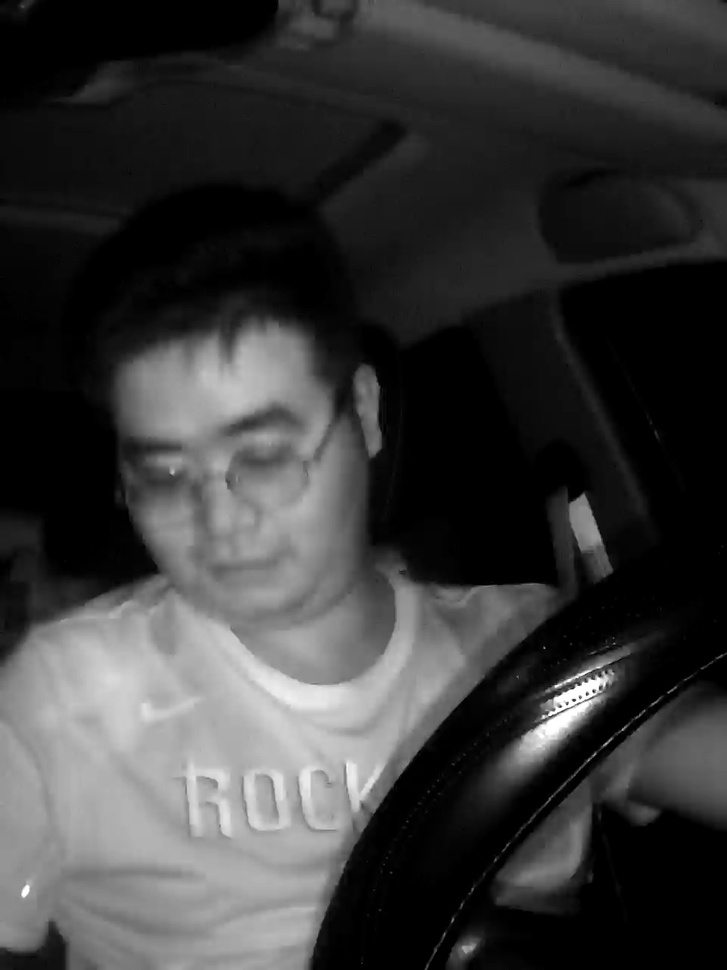
#> input picture dipa_final_work-main/resources/tuxiangchuli/data/frame1.jpg, 727 x 970 px, shrunk from 960 x 1280 before the run
$ jupyter execute tuxiangchuli.ipynb   (older library calls are emulated)
#> lines starting #> are read from the running program, lines starting #| are printed output that depends on the picture; after the words box and inside, x2 and y2 are one past the last pixel; in counts of white or black regions, pixels touching at a corner belong together
[cell 1]
import cv2
import numpy as np

# 读取图片
img = cv2.imread('./data/frame1.jpg')
#> img is the input picture: shape (970, 727, 3); min 0, max 255, mean 57.8

# 转换为灰度图像
gray = cv2.cvtColor(img, cv2.COLOR_BGR2GRAY)

# 图像增强 - 直方图均衡化
enhanced_gray = cv2.equalizeHist(gray)
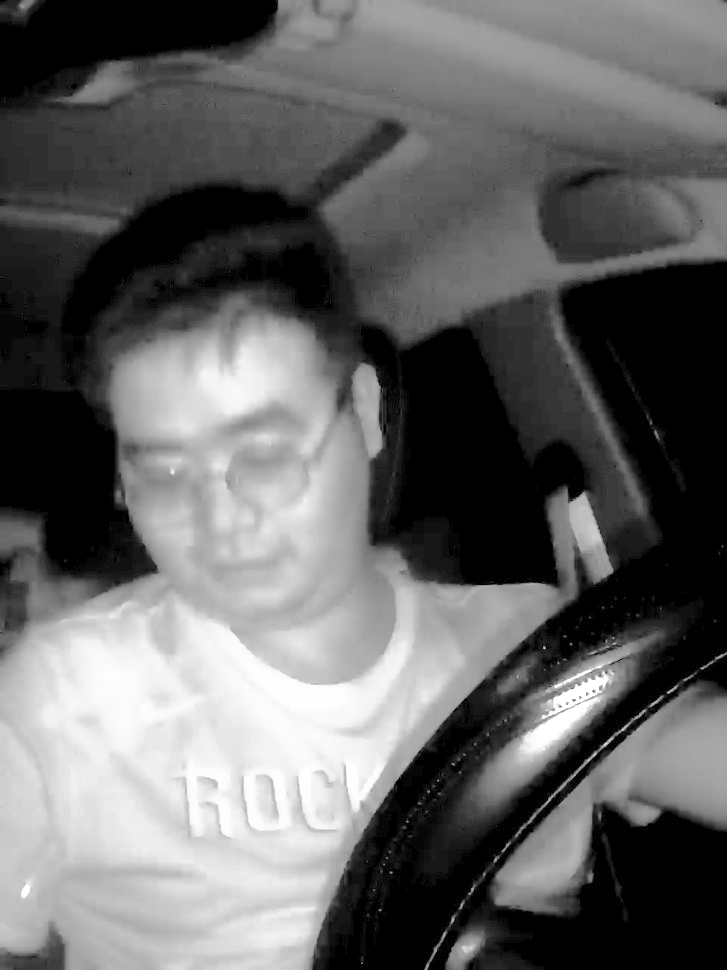
#> enhanced_gray: shape (970, 727); min 0, max 255, mean 100.6


# 自适应直方图均衡化
clahe = cv2.createCLAHE(clipLimit=2.0, tileGridSize=(8, 8))
clahe_gray = clahe.apply(gray)


# 显示处理后的图像
cv2.imshow('Original Image', img)
cv2.imshow('Enhanced Image', enhanced_gray)
cv2.imshow('clahe_gray Image', clahe_gray)


# 等待按键后关闭所有窗口
cv2.waitKey(0)
cv2.destroyAllWindows()

[cell 2]
#添加拉普拉斯提取边缘信息
import cv2
import numpy as np

# 读取图片
img = cv2.imread('./data/frame1.jpg')

# 转换为灰度图像
gray = cv2.cvtColor(img, cv2.COLOR_BGR2GRAY)

# 自适应直方图均衡化
clahe = cv2.createCLAHE(clipLimit=2.0, tileGridSize=(8, 8))
clahe_gray = clahe.apply(gray)

# 使用拉普拉斯算法增强边缘
laplacian = cv2.Laplacian(clahe_gray, cv2.CV_64F)
laplacian_abs = cv2.convertScaleAbs(laplacian)  # 转换为绝对值，并将结果转换回原来的数据类型

# 将拉普拉斯边缘增强结果与原图相加，增强边缘信息
enhanced_edges = cv2.add(clahe_gray, laplacian_abs)

# 显示处理后的图像
cv2.imshow('Original Image', img)
cv2.imshow('CLAHE Image', clahe_gray)
cv2.imshow('Laplacian Edges', laplacian_abs)
cv2.imshow('Enhanced Edges Image', enhanced_edges)

# 等待按键后关闭所有窗口
cv2.waitKey(0)
cv2.destroyAllWindows()

[cell 3]
import cv2
import numpy as np

# 读取图片
img = cv2.imread('./data/frame1.jpg')

# 转换为灰度图像
gray = cv2.cvtColor(img, cv2.COLOR_BGR2GRAY)

# 自适应直方图均衡化
clahe = cv2.createCLAHE(clipLimit=2.0, tileGridSize=(8, 8))
clahe_gray = clahe.apply(gray)

# 使用拉普拉斯算法增强边缘
# 提高拉普拉斯核的强度，例如使用更强的核
laplacian_kernel = np.array([[1, 1, 1],
                             [1, -8, 1],
                             [1, 1, 1]])
laplacian = cv2.filter2D(clahe_gray, cv2.CV_64F, laplacian_kernel)

# 标准化拉普拉斯结果
laplacian_norm = cv2.normalize(laplacian, None, alpha=0, beta=255, norm_type=cv2.NORM_MINMAX)

# 将标准化后的拉普拉斯结果转换为绝对值，确保所有值都是正的
laplacian_abs = cv2.convertScaleAbs(laplacian_norm)

# 增加增强效果，通过与原图融合增强边缘信息
alpha = 0.5  # alpha 控制原图的影响强度
enhanced_edges = cv2.addWeighted(clahe_gray, alpha, laplacian_abs, 1-alpha, 0)
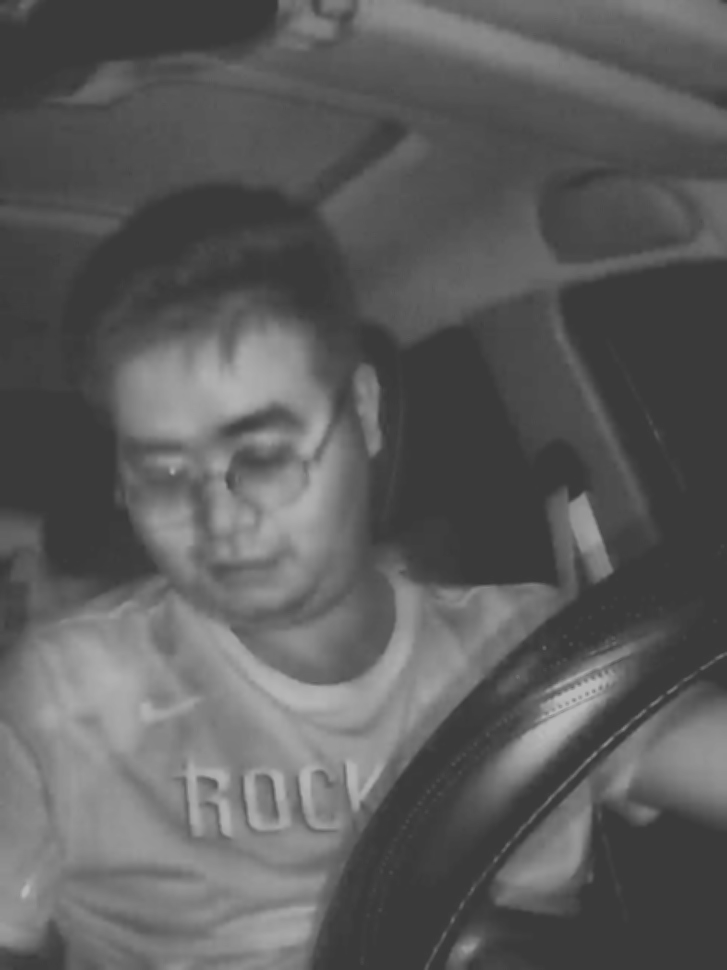
#> enhanced_edges: shape (970, 727); min 57, max 184, mean 92.5

# 显示处理后的图像
cv2.imshow('Original Image', img)
cv2.imshow('CLAHE Image', clahe_gray)
cv2.imshow('Laplacian Edges', laplacian_abs)
cv2.imshow('Enhanced Edges Image', enhanced_edges)

# 等待按键后关闭所有窗口
cv2.waitKey(0)
cv2.destroyAllWindows()

[cell 4]
import cv2
import numpy as np

# 读取图片
img = cv2.imread('./data/frame1.jpg')

# 转换为灰度图像
gray = cv2.cvtColor(img, cv2.COLOR_BGR2GRAY)

# 自适应直方图均衡化
clahe = cv2.createCLAHE(clipLimit=2.0, tileGridSize=(8, 8))
clahe_gray = clahe.apply(gray)

# 使用更大的拉普拉斯核进行边缘检测
# 更大的核会捕获更广泛的边缘，但也可能会更加模糊
ddepth = cv2.CV_16S  # 使用16位有符号数据类型，以免丢失边缘信息
kernel_size = 3  # 试验不同的核大小，以找到最佳效果
laplacian = cv2.Laplacian(clahe_gray, ddepth, ksize=kernel_size)
laplacian_abs = cv2.convertScaleAbs(laplacian)  # 转换为8位

# 将拉普拉斯边缘与原图叠加，强化边缘效果
# 调整alpha（叠加权重）来强化或减弱增强效果
alpha = 0.7  # alpha 值越大，边缘强化效果越明显
beta = 1 - alpha
enhanced_edges = cv2.addWeighted(clahe_gray, alpha, laplacian_abs, beta, 0)

# 显示处理后的图像
cv2.imshow('Original Image', img)
cv2.imshow('CLAHE Image', clahe_gray)
cv2.imshow('Laplacian Edges', laplacian_abs)
cv2.imshow('Enhanced Edges Image', enhanced_edges)

# 等待按键后关闭所有窗口
cv2.waitKey(0)
cv2.destroyAllWindows()

[cell 5]
#效果83.3%

import cv2
import numpy as np

# 读取图片
img = cv2.imread('./data/frame1.jpg')

# 转换为灰度图像
gray = cv2.cvtColor(img, cv2.COLOR_BGR2GRAY)

# 自适应直方图均衡化
clahe = cv2.createCLAHE(clipLimit=2.0, tileGridSize=(8, 8))
clahe_gray = clahe.apply(gray)

# 对CLAHE结果应用高斯模糊，以减少噪声
blur_sigma = 2  # 高斯核的标准偏差，在不同图像上可能需要调整
gaussian_blur = cv2.GaussianBlur(clahe_gray, (5, 5), blur_sigma)

# 然后应用拉普拉斯算子进行边缘检测
ddepth = cv2.CV_16S
kernel_size = 3
laplacian = cv2.Laplacian(gaussian_blur, ddepth, ksize=kernel_size)
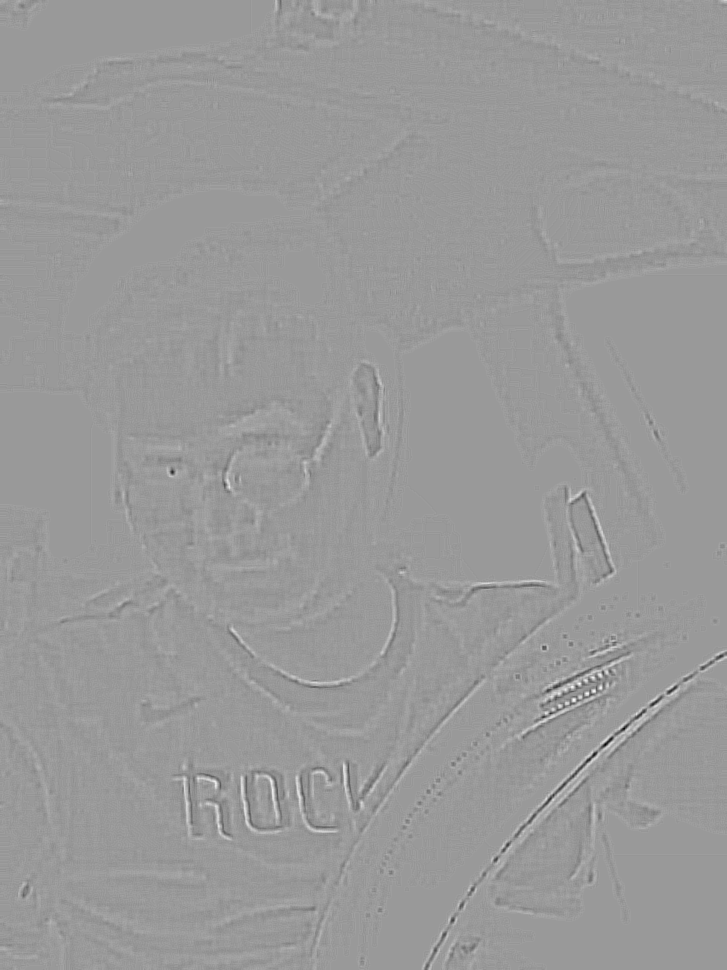
#> laplacian: shape (970, 727) int16; min -182, max 120, mean 0; drawn with min black and max white
laplacian_abs = cv2.convertScaleAbs(laplacian)

# 将增强的边缘与原CLAHE图像叠加
alpha = 0.7
beta = 1 - alpha
enhanced_edges = cv2.addWeighted(clahe_gray, alpha, laplacian_abs, beta, 0)

# 显示处理后的图像
cv2.imshow('Original Image', img)
cv2.imshow('CLAHE Image', clahe_gray)
cv2.imshow('Gaussian Blur', gaussian_blur)
cv2.imshow('Laplacian Edges', laplacian_abs)
cv2.imshow('Enhanced Edges Image', enhanced_edges)

# 等待按键后关闭所有窗口
cv2.waitKey(0)
cv2.destroyAllWindows()

[cell 6]
#利用canny代替拉普拉斯
import cv2
import numpy as np

# 读取图片
img = cv2.imread('./data/frame1.jpg')

# 转换为灰度图像
gray = cv2.cvtColor(img, cv2.COLOR_BGR2GRAY)

# 自适应直方图均衡化
clahe = cv2.createCLAHE(clipLimit=2.0, tileGridSize=(8, 8))
clahe_gray = clahe.apply(gray)

# 对CLAHE结果应用高斯模糊，以减少噪声
blur_sigma = 2  # 高斯核的标准偏差，在不同图像上可能需要调整
gaussian_blur = cv2.GaussianBlur(clahe_gray, (5, 5), blur_sigma)

# 使用Canny算法进行边缘检测
low_threshold = 50  # Canny边缘检测的低阈值
high_threshold = 150  # Canny边缘检测的高阈值
canny_edges = cv2.Canny(gaussian_blur, low_threshold, high_threshold)
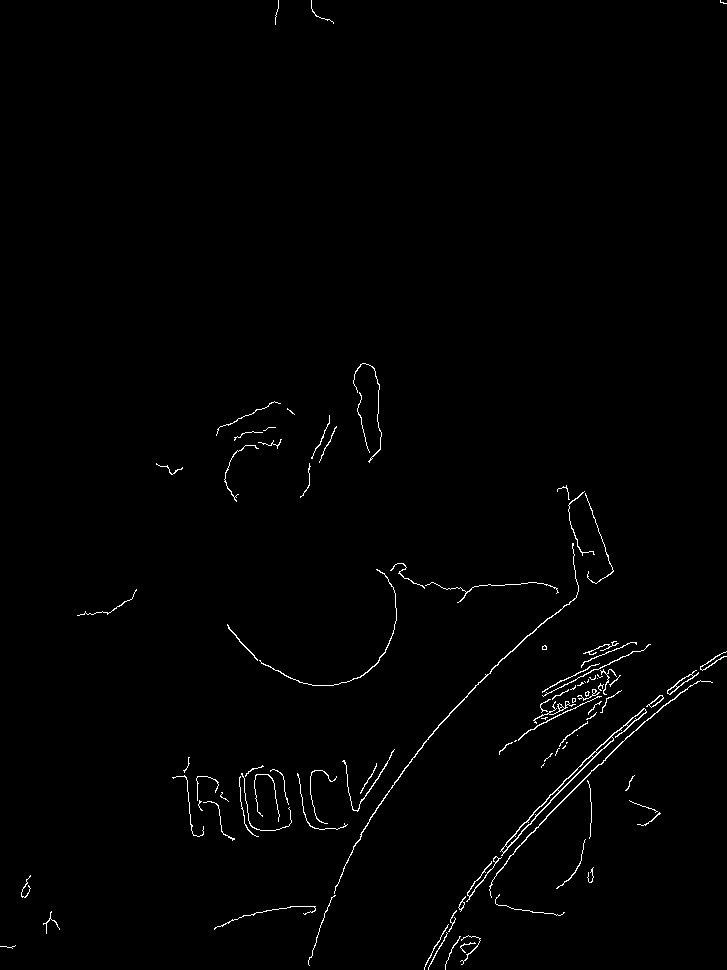
#> canny_edges: shape (970, 727); 0.97% white in thin lines or dots

# 将Canny边缘图像转换为原图像空间的大小以便叠加
canny_edges_colored = cv2.cvtColor(canny_edges, cv2.COLOR_GRAY2BGR)
#> canny_edges_colored: shape (970, 727, 3); 0.97% white in thin lines or dots

# 将增强的边缘与原CLAHE图像叠加
alpha = 0.8
beta = 1 - alpha
enhanced_edges = cv2.addWeighted(clahe_gray, alpha, canny_edges, beta, 0)

# 显示处理后的图像
cv2.imshow('Original Image', img)
cv2.imshow('CLAHE Image', clahe_gray)
cv2.imshow('Gaussian Blur', gaussian_blur)
cv2.imshow('Canny Edges', canny_edges)
cv2.imshow('Enhanced Canny Edges Image', enhanced_edges)

# 等待按键后关闭所有窗口
cv2.waitKey(0)
cv2.destroyAllWindows()

[cell 7]
#加上形态学操作，提取了一些没用的边缘
import cv2
import numpy as np

# 读取图片
img = cv2.imread('./data/frame1.jpg')  # 更换为你的图片路径

# 转换为灰度图像
gray = cv2.cvtColor(img, cv2.COLOR_BGR2GRAY)

# 自适应直方图均衡化
clahe = cv2.createCLAHE(clipLimit=2.0, tileGridSize=(8, 8))
clahe_gray = clahe.apply(gray)

# 对CLAHE结果应用高斯模糊，以减少噪声
blur_sigma = 2  # 高斯核的标准偏差，在不同图像上可能需要调整
gaussian_blur = cv2.GaussianBlur(clahe_gray, (5, 5), blur_sigma)

# 应用Canny边缘检测
canny_edges = cv2.Canny(gaussian_blur, 50, 150)

# 应用形态学闭操作以突出边缘
kernel = cv2.getStructuringElement(cv2.MORPH_RECT, (3, 3))  # 核大小可以根据具体情况调整
morphological_close = cv2.morphologyEx(canny_edges, cv2.MORPH_CLOSE, kernel)
#> morphological_close: shape (970, 727); 1.2% white in thin lines or dots

# 转换CLAHE处理过的灰度图为彩色图以便叠加
enhanced_image = cv2.cvtColor(clahe_gray, cv2.COLOR_GRAY2BGR)

# 在原CLAHE图像上叠加闭操作后的边缘
alpha = 0.5  # alpha 值越大，叠加后的边缘明显度越高
beta = 1 - alpha
edges_colored = cv2.bitwise_and(enhanced_image, enhanced_image, mask=morphological_close)
enhanced_image = cv2.addWeighted(enhanced_image, alpha, edges_colored, beta, 0)

# 显示处理后的图像
cv2.imshow('Original Image', img)
cv2.imshow('CLAHE Image', clahe_gray)
cv2.imshow('Gaussian Blur', gaussian_blur)
cv2.imshow('Morphological Close', morphological_close)
cv2.imshow('Enhanced Image with Canny Edges', enhanced_image)

# 等待按键后关闭所有窗口
cv2.waitKey(0)
cv2.destroyAllWindows()

[cell 8]
import cv2
import numpy as np

# 读取图片
img = cv2.imread('./frame35.jpg')
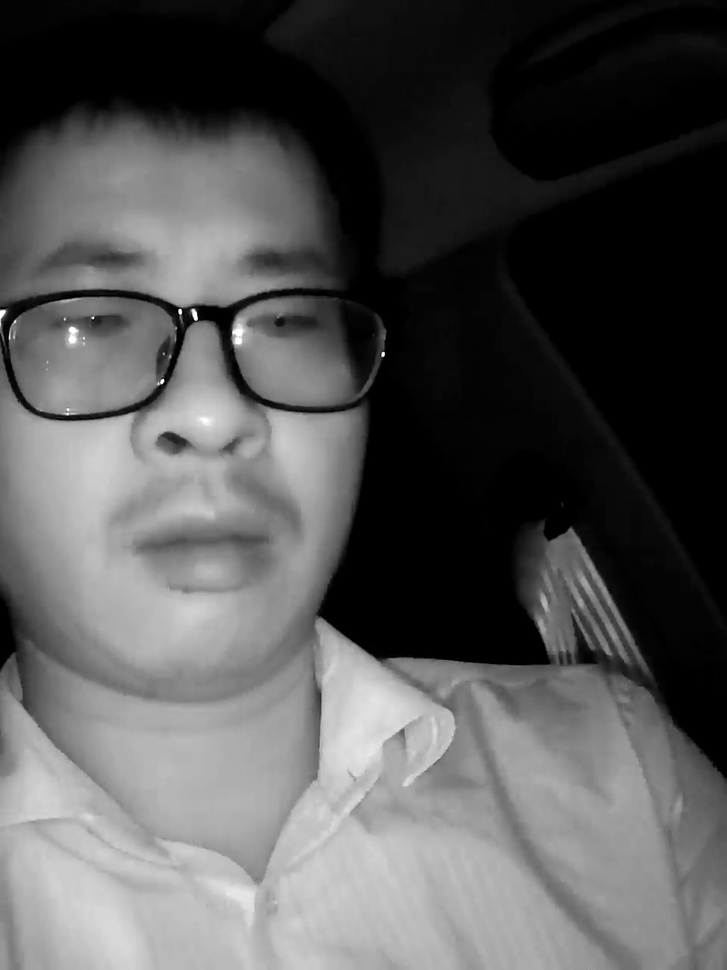
#> input picture dipa_final_work-main/resources/tuxiangchuli/frame35.jpg, 727 x 970 px, shrunk from 960 x 1280 before the run
#> img is the input picture: shape (970, 727, 3); min 0, max 255, mean 85.8

# 转换为灰度图像
gray = cv2.cvtColor(img, cv2.COLOR_BGR2GRAY)

# 自适应直方图均衡化
clahe = cv2.createCLAHE(clipLimit=2.0, tileGridSize=(8, 8))
clahe_gray = clahe.apply(gray)

# 对CLAHE结果应用高斯模糊，以减少噪声
blur_sigma = 2  # 高斯核的标准偏差，在不同图像上可能需要调整
gaussian_blur = cv2.GaussianBlur(clahe_gray, (5, 5), blur_sigma)

# 使用Canny算法进行边缘检测
low_threshold = 50  # Canny边缘检测的低阈值
high_threshold = 150  # Canny边缘检测的高阈值
canny_edges = cv2.Canny(gaussian_blur, low_threshold, high_threshold)
#> canny_edges: shape (970, 727); 1.1% white in thin lines or dots, all inside (x1, y1, x2, y2) = (0, 248, 683, 961)

# 进行形态学变换 - 闭操作
kernel = np.ones((5, 5), np.uint8)
closing = cv2.morphologyEx(canny_edges, cv2.MORPH_CLOSE, kernel)
#> closing: shape (970, 727); 1.8% white; 30 white regions (2 under 20 px), largest, box (x1, y1, x2, y2) and area: (154, 520, 667, 936) 6771, (0, 280, 348, 466) 2221, (232, 296, 387, 459) 1204

# 将闭操作后的边缘与原CLAHE图像进行叠加
# 转换闭操作后的边缘图像的数据类型，使其可以与原图像进行加权叠加
closing_for_combination = cv2.convertScaleAbs(closing)
enhanced_edges = cv2.addWeighted(clahe_gray, 0.7, closing_for_combination, 0.3, 0)
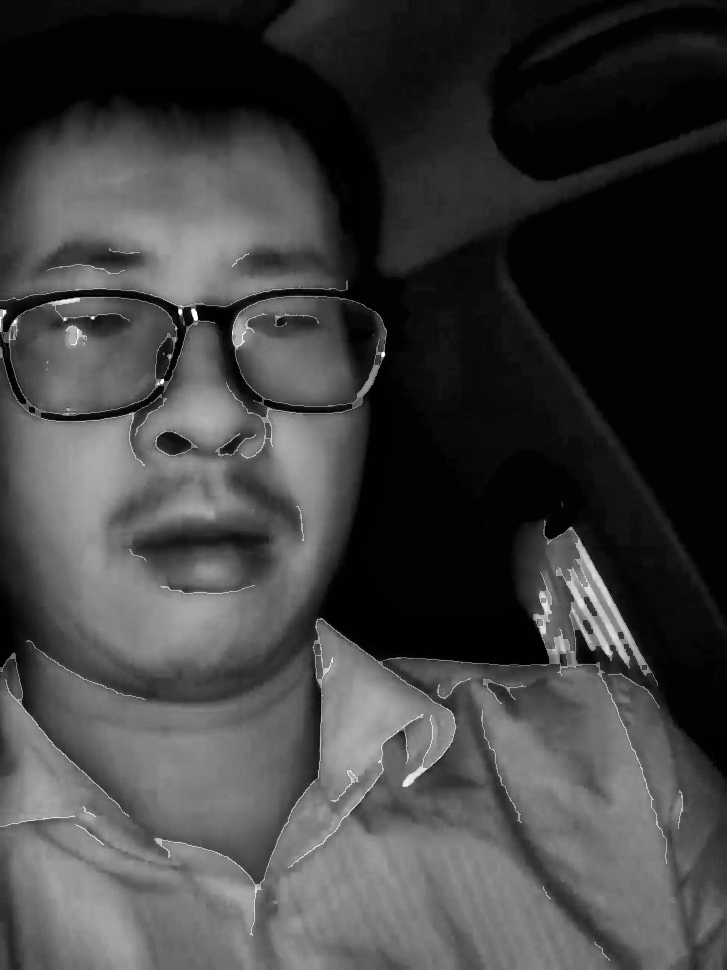
#> enhanced_edges: shape (970, 727); min 1, max 255, mean 64.9

# 显示处理后的图像
cv2.imshow('Original Image', img)
cv2.imshow('CLAHE Image', clahe_gray)
cv2.imshow('Gaussian Blur', gaussian_blur)
cv2.imshow('Canny Edges', canny_edges)
cv2.imshow('Morphological Closing', closing)
cv2.imshow('Enhanced Edges Image', enhanced_edges)

# 等待按键后关闭所有窗口
cv2.waitKey(0)
cv2.destroyAllWindows()
